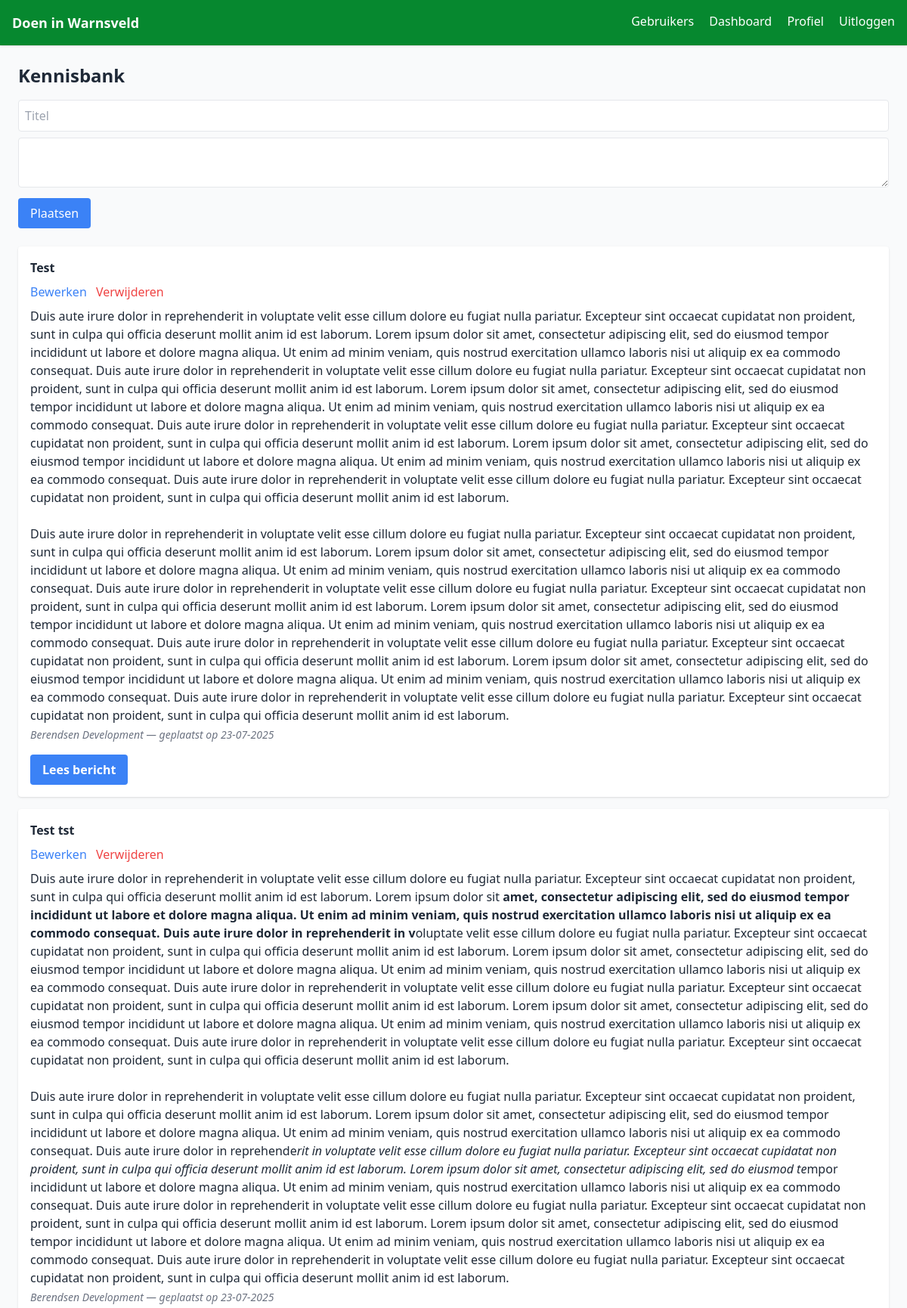
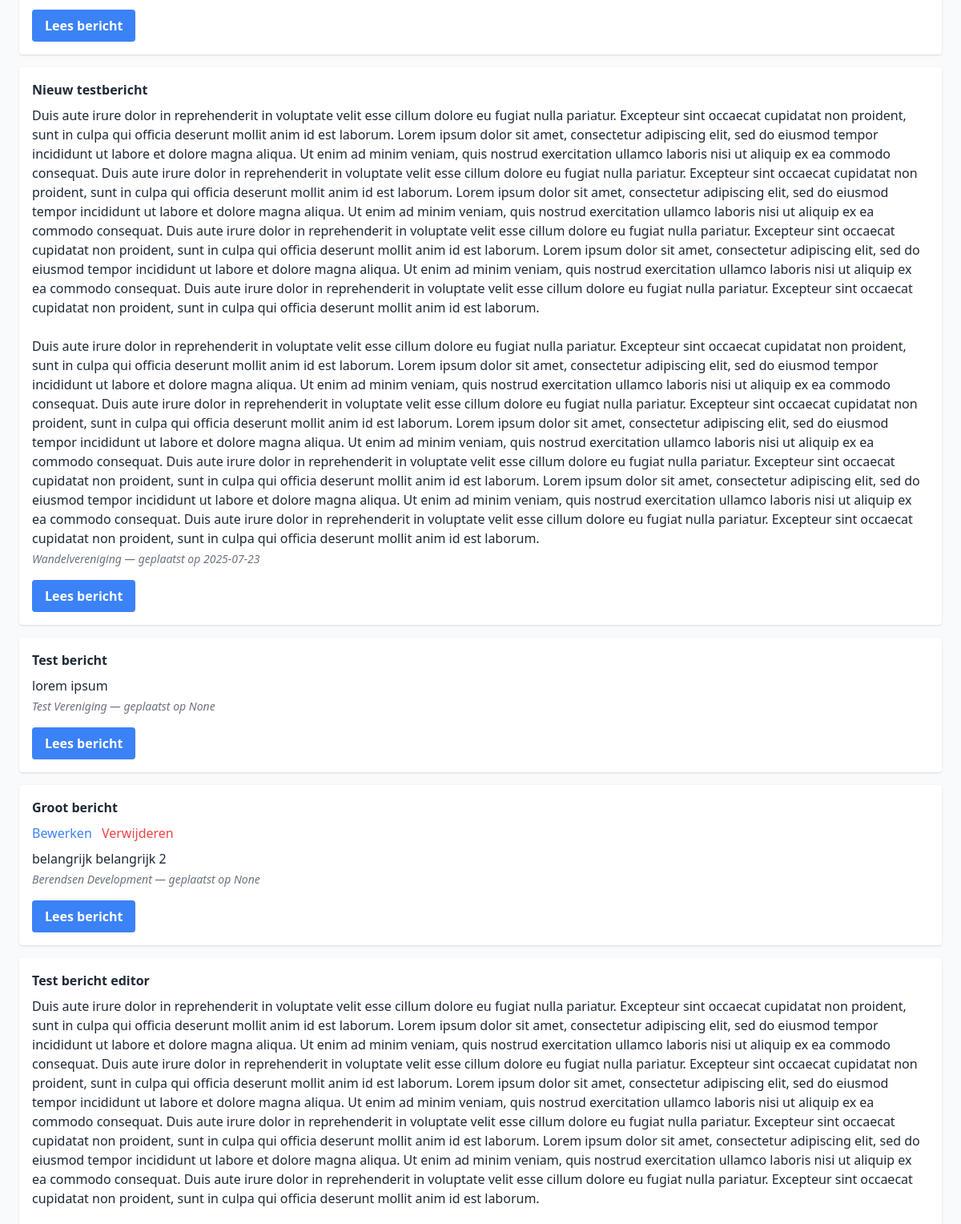
The app's page /knowledge (signed in, upper part) with its own data (2 pictures, top to bottom).
### tables this page shows
CREATE TABLE knowledgebase (
                        id INTEGER PRIMARY KEY,
                        title TEXT,
                        content TEXT,
                        author_org TEXT, created_at TEXT);

### app.py (the view, shortened to what this page needs)
@app.route('/knowledge', methods=['GET', 'POST'])
def knowledge():
    if 'user' not in session:
        return redirect(url_for('login'))
    conn = sqlite3.connect(DB)
    c = conn.cursor()
    c.execute("SELECT id, title, content, author_org, created_at FROM knowledgebase ORDER BY created_at DESC")
    posts = c.fetchall()
    conn.close()
    return render_template('knowledge.html', posts=posts)

### templates/knowledge.html (shortened to what this page needs)
{% extends 'base.html' %}
{% block content %}
<h1 class="text-2xl font-bold mb-4">Kennisbank</h1>
<form method="POST" class="mb-6 space-y-2">
    <input name="title" placeholder="Titel" class="w-full p-2 border rounded" required>
    <textarea id="editor-new" name="content" class="w-full p-2 border rounded"></textarea>
    <button class="bg-blue-500 text-white px-4 py-2 rounded">Plaatsen</button>
</form>
<ul>
    {% for post in posts %}
    <li class="mb-4 bg-white p-4 rounded shadow">
        <strong>{{ post[1] }}</strong>
        {% if post[3] == session.org %}
        <div class="mt-2">
            <a href="/knowledge/edit/{{ post[0] }}" class="text-blue-500 hover:underline">Bewerken</a>
            <form method="POST" action="/knowledge/delete/{{ post[0] }}" class="inline ml-2">
                <button onclick="return confirm('Verwijderen?')" class="text-red-500 hover:underline">Verwijderen</button>
            </form>
        </div>
        {% endif %}
        <div class="mt-2 prose prose-sm max-w-none">{{ post[2] | safe }}</div>
        <em class="block mt-1 text-sm text-gray-500">{{ post[3] }} — geplaatst op {{ post[4] }}</em>
        <strong><a href="{{ url_for('knowledge_detail', id=post[0]) }}" class="inline-block bg-blue-500 text-white px-4 py-2 rounded hover:bg-blue-600 mt-4">Lees bericht</a></strong>
    </li>
    {% endfor %}
</ul>
{% endblock %}

### records on screen
knowledgebase: title "Test", content "Duis aute irure dolor in reprehenderit in voluptate velit esse cillum dolore eu fugiat nulla pariatur. Excepteur sint occaecat cupidatat non proident, sunt in culpa qui officia deserunt mollit anim id est laborum. Lorem ipsum dolor sit amet, consectetur adipiscing elit, sed do eiusmod tempor incididunt ut labore et dolore magna aliqua. Ut enim ad minim veniam, quis nostrud exercitation ullamco laboris nisi ut aliquip ex ea commodo consequat. Duis aute irure dolor in reprehenderit in voluptate velit esse cillum dolore eu fugiat nulla pariatur. Excepteur sint occaecat cupidatat non proident, sunt in culpa qui officia deserunt mollit anim id est laborum. Lorem ipsum dolor sit amet, consectetur…", author_org "Berendsen Development", created_at "23-07-2025"
knowledgebase: title "Test tst", content "Duis aute irure dolor in reprehenderit in voluptate velit esse cillum dolore eu fugiat nulla pariatur. Excepteur sint occaecat cupidatat non proident, sunt in culpa qui officia deserunt mollit anim id est laborum. Lorem ipsum dolor sit amet, consectetur adipiscing elit, sed do eiusmod tempor incididunt ut labore et dolore magna aliqua. Ut enim ad minim veniam, quis nostrud exercitation ullamco laboris nisi ut aliquip ex ea commodo consequat. Duis aute irure dolor in reprehenderit in v oluptate velit esse cillum dolore eu fugiat nulla pariatur. Excepteur sint occaecat cupidatat non proident, sunt in culpa qui officia deserunt mollit anim id est laborum. Lorem ipsum dolor sit amet,…", author_org "Berendsen Development", created_at "23-07-2025"
knowledgebase: title "Nieuw testbericht", content "Duis aute irure dolor in reprehenderit in voluptate velit esse cillum dolore eu fugiat nulla pariatur. Excepteur sint occaecat cupidatat non proident, sunt in culpa qui officia deserunt mollit anim id est laborum. Lorem ipsum dolor sit amet, consectetur adipiscing elit, sed do eiusmod tempor incididunt ut labore et dolore magna aliqua. Ut enim ad minim veniam, quis nostrud exercitation ullamco laboris nisi ut aliquip ex ea commodo consequat. Duis aute irure dolor in reprehenderit in voluptate velit esse cillum dolore eu fugiat nulla pariatur. Excepteur sint occaecat cupidatat non proident, sunt in culpa qui officia deserunt mollit anim id est laborum. Lorem ipsum dolor sit amet, consectetur…", author_org "Wandelvereniging", created_at "2025-07-23"
knowledgebase: title "Test bericht", content "lorem ipsum", author_org "Test Vereniging", post "None"
knowledgebase: title "Groot bericht", content "belangrijk belangrijk 2", author_org "Berendsen Development", post "None"
knowledgebase: title "Test bericht editor", content "Duis aute irure dolor in reprehenderit in voluptate velit esse cillum dolore eu fugiat nulla pariatur. Excepteur sint occaecat cupidatat non proident, sunt in culpa qui officia deserunt mollit anim id est laborum. Lorem ipsum dolor sit amet, consectetur adipiscing elit, sed do eiusmod tempor incididunt ut labore et dolore magna aliqua. Ut enim ad minim veniam, quis nostrud exercitation ullamco laboris nisi ut aliquip ex ea commodo consequat. Duis aute irure dolor in reprehenderit in voluptate velit esse cillum dolore eu fugiat nulla pariatur. Excepteur sint occaecat cupidatat non proident, sunt in culpa qui officia deserunt mollit anim id est laborum. Lorem ipsum dolor sit amet, consectetur…"
